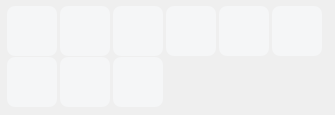
<?xml version="1.0" encoding="UTF-8"?>
<ui version="4.0">
 <class>HeadPicture</class>
 <widget class="QWidget" name="HeadPicture">
  <property name="geometry">
   <rect>
    <x>0</x>
    <y>0</y>
    <width>335</width>
    <height>115</height>
   </rect>
  </property>
  <property name="minimumSize">
   <size>
    <width>335</width>
    <height>115</height>
   </size>
  </property>
  <property name="maximumSize">
   <size>
    <width>335</width>
    <height>115</height>
   </size>
  </property>
  <property name="windowTitle">
   <string>Form</string>
  </property>
  <property name="styleSheet">
   <string notr="true">/*按钮控件样式*/
QPushButton{
    background-color:rgb(245, 246, 247);
    border:none;
	border-radius:8px;
}
QPushButton:hover{
    background-color:rgb(245, 246, 247);
}
QPushButton:pressed{
    background-color:rgb(245, 246, 247);
}

</string>
  </property>
  <layout class="QGridLayout" name="gridLayout">
   <property name="leftMargin">
    <number>5</number>
   </property>
   <property name="topMargin">
    <number>5</number>
   </property>
   <property name="rightMargin">
    <number>5</number>
   </property>
   <property name="bottomMargin">
    <number>5</number>
   </property>
   <property name="spacing">
    <number>5</number>
   </property>
   <item row="0" column="0">
    <widget class="QStackedWidget" name="stackedWidget">
     <property name="minimumSize">
      <size>
       <width>0</width>
       <height>0</height>
      </size>
     </property>
     <property name="currentIndex">
      <number>1</number>
     </property>
     <widget class="QWidget" name="page_person">
      <layout class="QGridLayout" name="gridLayout_2">
       <property name="leftMargin">
        <number>2</number>
       </property>
       <property name="topMargin">
        <number>0</number>
       </property>
       <property name="rightMargin">
        <number>2</number>
       </property>
       <property name="bottomMargin">
        <number>0</number>
       </property>
       <property name="spacing">
        <number>0</number>
       </property>
       <item row="0" column="0">
        <widget class="QPushButton" name="btn_1">
         <property name="minimumSize">
          <size>
           <width>50</width>
           <height>50</height>
          </size>
         </property>
         <property name="maximumSize">
          <size>
           <width>50</width>
           <height>50</height>
          </size>
         </property>
         <property name="text">
          <string/>
         </property>
         <property name="icon">
          <iconset resource="../res.qrc">
           <normaloff>:/img/head/1.png</normaloff>:/img/head/1.png</iconset>
         </property>
         <property name="iconSize">
          <size>
           <width>40</width>
           <height>40</height>
          </size>
         </property>
        </widget>
       </item>
       <item row="0" column="1">
        <widget class="QPushButton" name="btn_2">
         <property name="minimumSize">
          <size>
           <width>50</width>
           <height>50</height>
          </size>
         </property>
         <property name="maximumSize">
          <size>
           <width>50</width>
           <height>50</height>
          </size>
         </property>
         <property name="text">
          <string/>
         </property>
         <property name="icon">
          <iconset resource="../res.qrc">
           <normaloff>:/img/head/2.png</normaloff>:/img/head/2.png</iconset>
         </property>
         <property name="iconSize">
          <size>
           <width>40</width>
           <height>40</height>
          </size>
         </property>
        </widget>
       </item>
       <item row="0" column="2">
        <widget class="QPushButton" name="btn_7">
         <property name="minimumSize">
          <size>
           <width>50</width>
           <height>50</height>
          </size>
         </property>
         <property name="maximumSize">
          <size>
           <width>50</width>
           <height>50</height>
          </size>
         </property>
         <property name="text">
          <string/>
         </property>
         <property name="icon">
          <iconset resource="../res.qrc">
           <normaloff>:/img/head/7.png</normaloff>:/img/head/7.png</iconset>
         </property>
         <property name="iconSize">
          <size>
           <width>40</width>
           <height>40</height>
          </size>
         </property>
        </widget>
       </item>
       <item row="0" column="3">
        <widget class="QPushButton" name="btn_11">
         <property name="minimumSize">
          <size>
           <width>50</width>
           <height>50</height>
          </size>
         </property>
         <property name="maximumSize">
          <size>
           <width>50</width>
           <height>50</height>
          </size>
         </property>
         <property name="text">
          <string/>
         </property>
         <property name="icon">
          <iconset resource="../res.qrc">
           <normaloff>:/img/head/11.png</normaloff>:/img/head/11.png</iconset>
         </property>
         <property name="iconSize">
          <size>
           <width>40</width>
           <height>40</height>
          </size>
         </property>
        </widget>
       </item>
       <item row="0" column="4">
        <widget class="QPushButton" name="btn_5">
         <property name="minimumSize">
          <size>
           <width>50</width>
           <height>50</height>
          </size>
         </property>
         <property name="maximumSize">
          <size>
           <width>50</width>
           <height>50</height>
          </size>
         </property>
         <property name="text">
          <string/>
         </property>
         <property name="icon">
          <iconset resource="../res.qrc">
           <normaloff>:/img/head/5.png</normaloff>:/img/head/5.png</iconset>
         </property>
         <property name="iconSize">
          <size>
           <width>40</width>
           <height>40</height>
          </size>
         </property>
        </widget>
       </item>
       <item row="0" column="5">
        <widget class="QPushButton" name="btn_9">
         <property name="minimumSize">
          <size>
           <width>50</width>
           <height>50</height>
          </size>
         </property>
         <property name="maximumSize">
          <size>
           <width>50</width>
           <height>50</height>
          </size>
         </property>
         <property name="text">
          <string/>
         </property>
         <property name="icon">
          <iconset resource="../res.qrc">
           <normaloff>:/img/head/9.png</normaloff>:/img/head/9.png</iconset>
         </property>
         <property name="iconSize">
          <size>
           <width>40</width>
           <height>40</height>
          </size>
         </property>
        </widget>
       </item>
       <item row="1" column="0">
        <widget class="QPushButton" name="btn_3">
         <property name="minimumSize">
          <size>
           <width>50</width>
           <height>50</height>
          </size>
         </property>
         <property name="maximumSize">
          <size>
           <width>50</width>
           <height>50</height>
          </size>
         </property>
         <property name="text">
          <string/>
         </property>
         <property name="icon">
          <iconset resource="../res.qrc">
           <normaloff>:/img/head/3.png</normaloff>:/img/head/3.png</iconset>
         </property>
         <property name="iconSize">
          <size>
           <width>40</width>
           <height>40</height>
          </size>
         </property>
        </widget>
       </item>
       <item row="1" column="1">
        <widget class="QPushButton" name="btn_4">
         <property name="minimumSize">
          <size>
           <width>50</width>
           <height>50</height>
          </size>
         </property>
         <property name="maximumSize">
          <size>
           <width>50</width>
           <height>50</height>
          </size>
         </property>
         <property name="text">
          <string/>
         </property>
         <property name="icon">
          <iconset resource="../res.qrc">
           <normaloff>:/img/head/4.png</normaloff>:/img/head/4.png</iconset>
         </property>
         <property name="iconSize">
          <size>
           <width>40</width>
           <height>40</height>
          </size>
         </property>
        </widget>
       </item>
       <item row="1" column="2">
        <widget class="QPushButton" name="btn_8">
         <property name="minimumSize">
          <size>
           <width>50</width>
           <height>50</height>
          </size>
         </property>
         <property name="maximumSize">
          <size>
           <width>50</width>
           <height>50</height>
          </size>
         </property>
         <property name="text">
          <string/>
         </property>
         <property name="icon">
          <iconset resource="../res.qrc">
           <normaloff>:/img/head/8.png</normaloff>:/img/head/8.png</iconset>
         </property>
         <property name="iconSize">
          <size>
           <width>40</width>
           <height>40</height>
          </size>
         </property>
        </widget>
       </item>
       <item row="1" column="3">
        <widget class="QPushButton" name="btn_12">
         <property name="minimumSize">
          <size>
           <width>50</width>
           <height>50</height>
          </size>
         </property>
         <property name="maximumSize">
          <size>
           <width>50</width>
           <height>50</height>
          </size>
         </property>
         <property name="text">
          <string/>
         </property>
         <property name="icon">
          <iconset resource="../res.qrc">
           <normaloff>:/img/head/12.png</normaloff>:/img/head/12.png</iconset>
         </property>
         <property name="iconSize">
          <size>
           <width>40</width>
           <height>40</height>
          </size>
         </property>
        </widget>
       </item>
       <item row="1" column="4">
        <widget class="QPushButton" name="btn_6">
         <property name="minimumSize">
          <size>
           <width>50</width>
           <height>50</height>
          </size>
         </property>
         <property name="maximumSize">
          <size>
           <width>50</width>
           <height>50</height>
          </size>
         </property>
         <property name="text">
          <string/>
         </property>
         <property name="icon">
          <iconset resource="../res.qrc">
           <normaloff>:/img/head/6.png</normaloff>:/img/head/6.png</iconset>
         </property>
         <property name="iconSize">
          <size>
           <width>40</width>
           <height>40</height>
          </size>
         </property>
        </widget>
       </item>
       <item row="1" column="5">
        <widget class="QPushButton" name="btn_10">
         <property name="minimumSize">
          <size>
           <width>50</width>
           <height>50</height>
          </size>
         </property>
         <property name="maximumSize">
          <size>
           <width>50</width>
           <height>50</height>
          </size>
         </property>
         <property name="text">
          <string/>
         </property>
         <property name="icon">
          <iconset resource="../res.qrc">
           <normaloff>:/img/head/10.png</normaloff>:/img/head/10.png</iconset>
         </property>
         <property name="iconSize">
          <size>
           <width>40</width>
           <height>40</height>
          </size>
         </property>
        </widget>
       </item>
      </layout>
     </widget>
     <widget class="QWidget" name="page_group">
      <layout class="QGridLayout" name="gridLayout_3">
       <property name="leftMargin">
        <number>2</number>
       </property>
       <property name="topMargin">
        <number>0</number>
       </property>
       <property name="rightMargin">
        <number>2</number>
       </property>
       <property name="bottomMargin">
        <number>0</number>
       </property>
       <property name="horizontalSpacing">
        <number>3</number>
       </property>
       <property name="verticalSpacing">
        <number>0</number>
       </property>
       <item row="0" column="3">
        <widget class="QPushButton" name="btn_16">
         <property name="minimumSize">
          <size>
           <width>50</width>
           <height>50</height>
          </size>
         </property>
         <property name="maximumSize">
          <size>
           <width>50</width>
           <height>50</height>
          </size>
         </property>
         <property name="text">
          <string/>
         </property>
         <property name="icon">
          <iconset resource="../res.qrc">
           <normaloff>:/img/head/16.png</normaloff>:/img/head/16.png</iconset>
         </property>
         <property name="iconSize">
          <size>
           <width>40</width>
           <height>40</height>
          </size>
         </property>
        </widget>
       </item>
       <item row="0" column="2">
        <widget class="QPushButton" name="btn_15">
         <property name="minimumSize">
          <size>
           <width>50</width>
           <height>50</height>
          </size>
         </property>
         <property name="maximumSize">
          <size>
           <width>50</width>
           <height>50</height>
          </size>
         </property>
         <property name="text">
          <string/>
         </property>
         <property name="icon">
          <iconset resource="../res.qrc">
           <normaloff>:/img/head/15.png</normaloff>:/img/head/15.png</iconset>
         </property>
         <property name="iconSize">
          <size>
           <width>40</width>
           <height>40</height>
          </size>
         </property>
        </widget>
       </item>
       <item row="0" column="0">
        <widget class="QPushButton" name="btn_13">
         <property name="minimumSize">
          <size>
           <width>50</width>
           <height>50</height>
          </size>
         </property>
         <property name="maximumSize">
          <size>
           <width>50</width>
           <height>50</height>
          </size>
         </property>
         <property name="text">
          <string/>
         </property>
         <property name="icon">
          <iconset resource="../res.qrc">
           <normaloff>:/img/head/13.png</normaloff>:/img/head/13.png</iconset>
         </property>
         <property name="iconSize">
          <size>
           <width>40</width>
           <height>40</height>
          </size>
         </property>
        </widget>
       </item>
       <item row="0" column="1">
        <widget class="QPushButton" name="btn_14">
         <property name="minimumSize">
          <size>
           <width>50</width>
           <height>50</height>
          </size>
         </property>
         <property name="maximumSize">
          <size>
           <width>50</width>
           <height>50</height>
          </size>
         </property>
         <property name="text">
          <string/>
         </property>
         <property name="icon">
          <iconset resource="../res.qrc">
           <normaloff>:/img/head/14.png</normaloff>:/img/head/14.png</iconset>
         </property>
         <property name="iconSize">
          <size>
           <width>40</width>
           <height>40</height>
          </size>
         </property>
        </widget>
       </item>
       <item row="0" column="4">
        <widget class="QPushButton" name="btn_17">
         <property name="minimumSize">
          <size>
           <width>50</width>
           <height>50</height>
          </size>
         </property>
         <property name="maximumSize">
          <size>
           <width>50</width>
           <height>50</height>
          </size>
         </property>
         <property name="text">
          <string/>
         </property>
         <property name="icon">
          <iconset resource="../res.qrc">
           <normaloff>:/img/head/17.png</normaloff>:/img/head/17.png</iconset>
         </property>
         <property name="iconSize">
          <size>
           <width>40</width>
           <height>40</height>
          </size>
         </property>
        </widget>
       </item>
       <item row="0" column="5">
        <widget class="QPushButton" name="btn_18">
         <property name="minimumSize">
          <size>
           <width>50</width>
           <height>50</height>
          </size>
         </property>
         <property name="maximumSize">
          <size>
           <width>50</width>
           <height>50</height>
          </size>
         </property>
         <property name="text">
          <string/>
         </property>
         <property name="icon">
          <iconset resource="../res.qrc">
           <normaloff>:/img/head/18.png</normaloff>:/img/head/18.png</iconset>
         </property>
         <property name="iconSize">
          <size>
           <width>40</width>
           <height>40</height>
          </size>
         </property>
        </widget>
       </item>
       <item row="1" column="0">
        <widget class="QPushButton" name="btn_19">
         <property name="minimumSize">
          <size>
           <width>50</width>
           <height>50</height>
          </size>
         </property>
         <property name="maximumSize">
          <size>
           <width>50</width>
           <height>50</height>
          </size>
         </property>
         <property name="text">
          <string/>
         </property>
         <property name="icon">
          <iconset resource="../res.qrc">
           <normaloff>:/img/head/19.png</normaloff>:/img/head/19.png</iconset>
         </property>
         <property name="iconSize">
          <size>
           <width>40</width>
           <height>40</height>
          </size>
         </property>
        </widget>
       </item>
       <item row="1" column="1">
        <widget class="QPushButton" name="btn_20">
         <property name="minimumSize">
          <size>
           <width>50</width>
           <height>50</height>
          </size>
         </property>
         <property name="maximumSize">
          <size>
           <width>50</width>
           <height>50</height>
          </size>
         </property>
         <property name="text">
          <string/>
         </property>
         <property name="icon">
          <iconset resource="../res.qrc">
           <normaloff>:/img/head/20.png</normaloff>:/img/head/20.png</iconset>
         </property>
         <property name="iconSize">
          <size>
           <width>50</width>
           <height>50</height>
          </size>
         </property>
        </widget>
       </item>
       <item row="1" column="2">
        <widget class="QPushButton" name="btn_21">
         <property name="minimumSize">
          <size>
           <width>50</width>
           <height>50</height>
          </size>
         </property>
         <property name="maximumSize">
          <size>
           <width>50</width>
           <height>50</height>
          </size>
         </property>
         <property name="text">
          <string/>
         </property>
         <property name="icon">
          <iconset resource="../res.qrc">
           <normaloff>:/img/head/21.png</normaloff>:/img/head/21.png</iconset>
         </property>
         <property name="iconSize">
          <size>
           <width>50</width>
           <height>50</height>
          </size>
         </property>
        </widget>
       </item>
      </layout>
     </widget>
    </widget>
   </item>
  </layout>
 </widget>
 <resources>
  <include location="../res.qrc"/>
 </resources>
 <connections/>
</ui>
